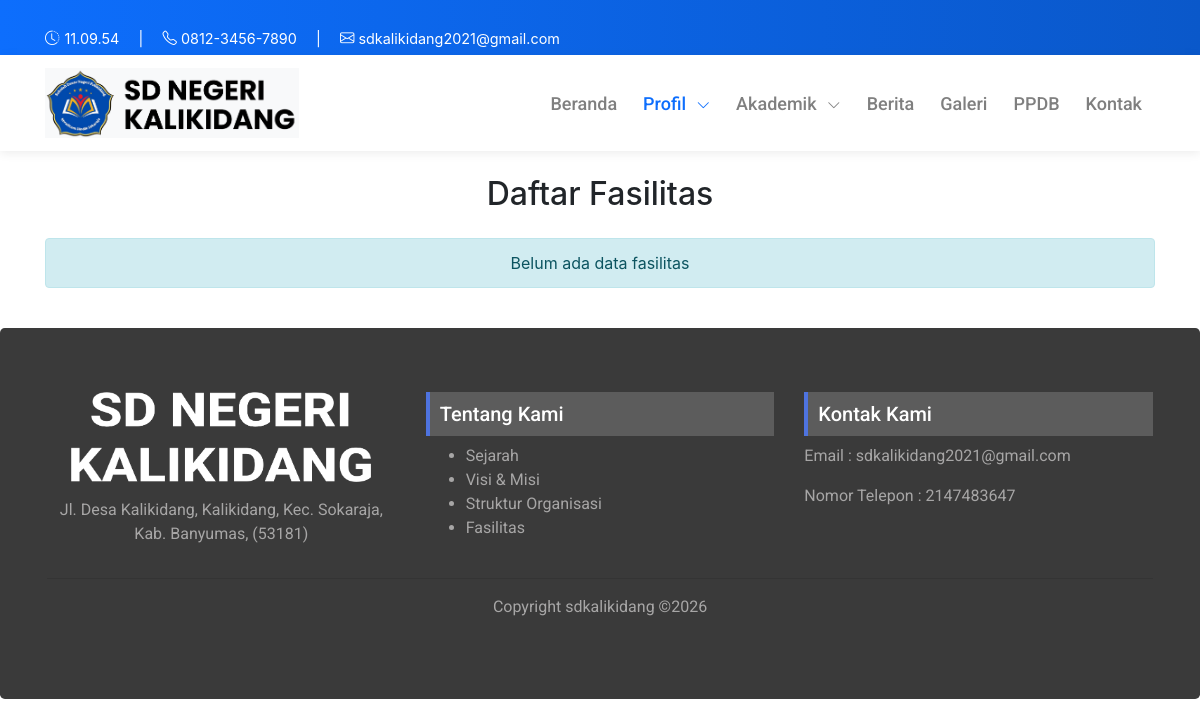
Page /index.php/profil/fasilitas on the earlier database version.
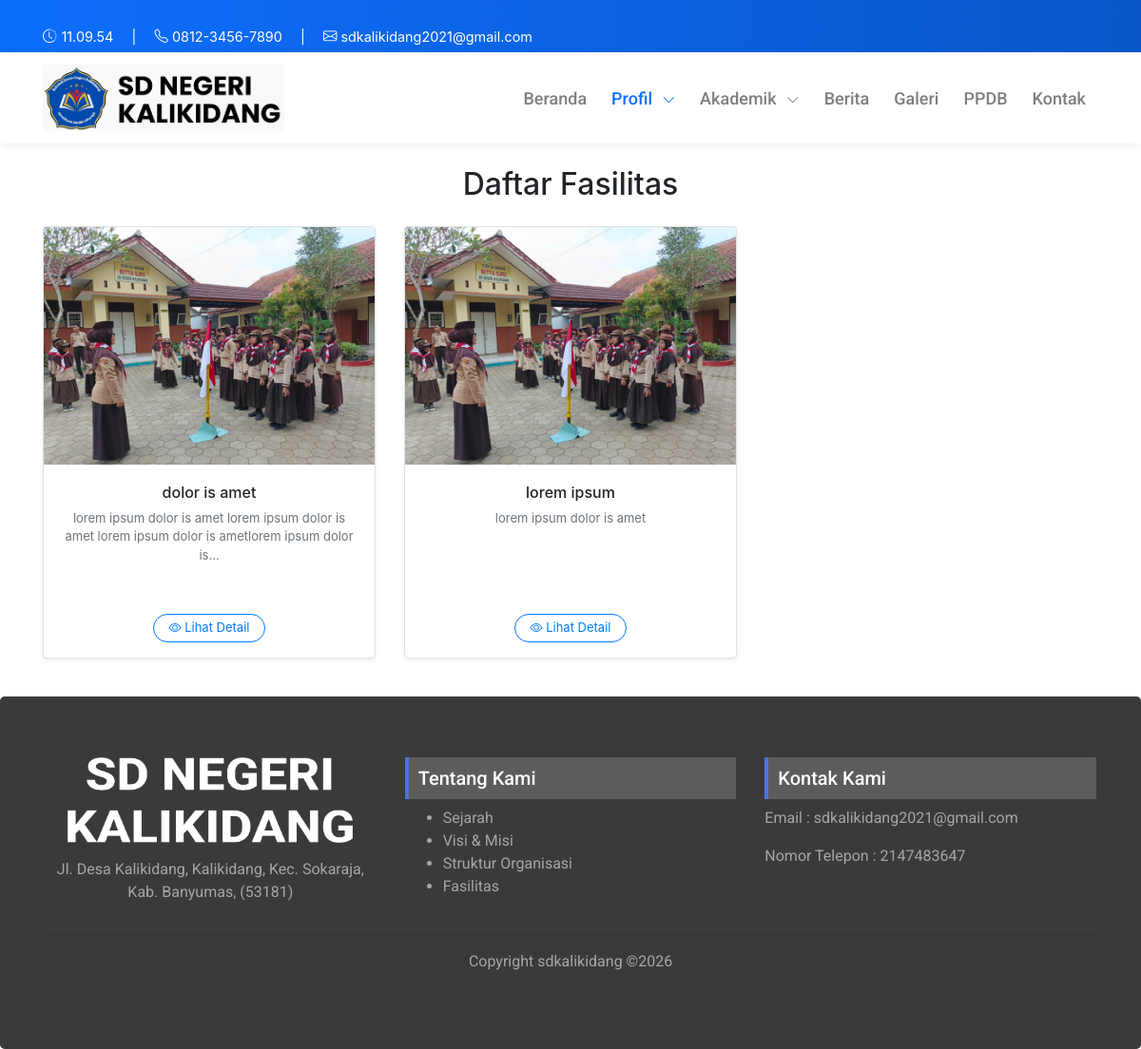
Same page on the later database version.
### tables this page shows
CREATE TABLE `fasilitas_kategori` (
  `id` int(11) NOT NULL,
  `nama_kategori` varchar(150) NOT NULL,
  `deskripsi` text DEFAULT NULL,
  `created_at` datetime DEFAULT current_timestamp()
);

### application/controllers/Profil.php (called while the page is built, shortened)
<?php
class Profil extends CI_Controller {
   public function __construct()
{
    $this->load->model('FasilitasKategori_model', 'fasilitas_kategori');
    $this->load->model('FasilitasFoto_model', 'fasilitas_foto');
    $this->load->model('Struktur_model', 'struktur');
    $this->load->model('Guru_model', 'guru');
}
    public function fasilitas()
    {
        $data['title']    = 'Fasilitas';
        $data['page']     = 'fasilitas/v_index';
        $data['kategori'] = $this->fasilitas_kategori->getKategoriWithThumbnail();
        $this->load->view('front/layouts/main', $data);
    }
}

### index.php (called while the page is built, shortened)
<?php
require_once BASEPATH.'core/CodeIgniter.php';

### application/models/FasilitasKategori_model.php (called while the page is built, shortened)
<?php
class FasilitasKategori_model extends CI_Model {
    public function getKategoriWithThumbnail()
{
    return $this->db
        ->select('k.*, f.foto AS foto_terbaru')
        ->from('fasilitas_kategori k')
        ->join(
            '(SELECT kategori_id, foto
              FROM fasilitas_foto
              ORDER BY id DESC) f',
            'f.kategori_id = k.id',
            'left'
        )
        ->group_by('k.id')
        ->get()
        ->result();
}
}

### application/views/front/pages/fasilitas/v_index.php (the view, shortened to what this page needs)
<div class="container py-4">
  <h2 class="mb-4 text-center fw-semibold">Daftar Fasilitas</h2>
  <?php if (!empty($kategori)) : ?>
    <div class="row g-3">
      <?php foreach ($kategori as $k) : ?>
        <div class="col-12 col-sm-6 col-md-4 mb-3">
          <div class="card h-100 border rounded-4 shadow-sm hover-card d-flex flex-column">
            <?php
              $thumb = !empty($k->foto_terbaru)
                       ? base_url('uploads/fasilitas/'.$k->foto_terbaru)
                       : base_url('assets/front/img/no-image.jpg');
            ?>
            <img src="<?= $thumb; ?>"
                 class="card-img-top rounded-top-4"
                 alt="<?= htmlspecialchars($k->nama_kategori); ?>">
            <div class="card-body text-center d-flex flex-column px-3">
              <h6 class="card-title fw-semibold mb-2">
                <?= htmlspecialchars($k->nama_kategori); ?>
              </h6>
              <p class="card-text text-muted small flex-grow-1" style="font-size:13px;">
                <?= word_limiter(strip_tags($k->deskripsi), 18); ?>
              </p>
            </div>
            <div class="card-footer bg-transparent border-0 text-center pb-3">
              <a href="<?= site_url('profil/fasilitas_detail/'.$k->id); ?>"
                 class="btn btn-outline-primary rounded-pill px-3 py-1"
                 style="font-size:13px;">
                <i class="bi bi-eye"></i> Lihat Detail
              </a>
            </div>
          </div>
        </div>
      <?php endforeach; ?>
    </div>
  <?php else : ?>
    <div class="alert alert-info text-center">
      Belum ada data fasilitas
    </div>
  <?php endif; ?>
</div>

Differences in the rows shown:
added fasilitas_kategori: nama_kategori "dolor is amet", deskripsi "lorem ipsum dolor is amet lorem ipsum dolor is amet lorem ipsum dolor is ametlorem ipsum dolor is…"
added fasilitas_kategori: nama_kategori "lorem ipsum", deskripsi "lorem ipsum dolor is amet"
Other differences:
text no longer shown: "Belum ada data fasilitas"
